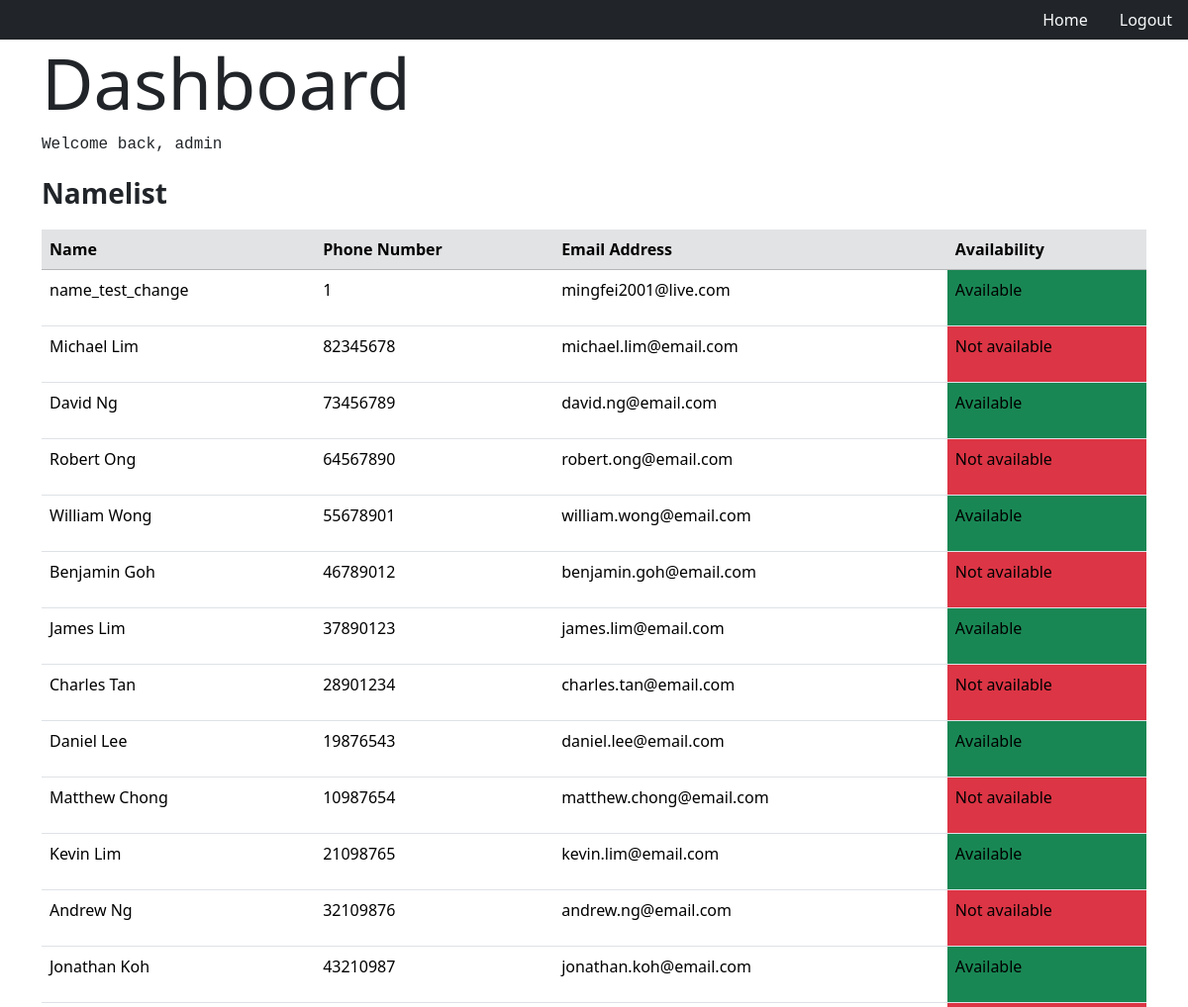
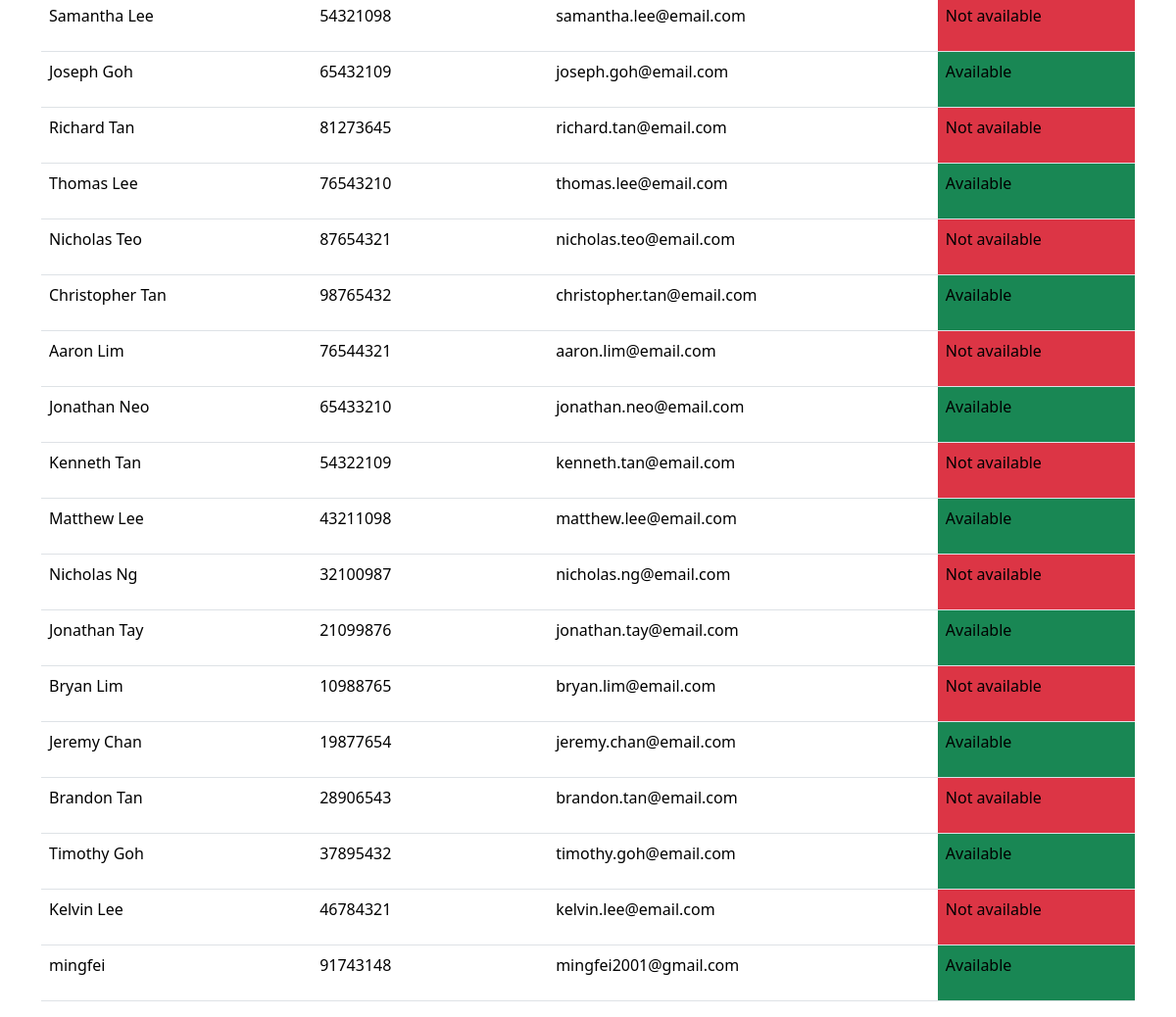
The app's page /dashboard (signed in) with its own data (2 pictures, top to bottom).
### app.py (models this page shows)
class Users(db.Model, UserMixin):
    id = db.Column(db.Integer, primary_key=True, unique=True)
    username = db.Column(db.String(255), unique=True, nullable=False)
    password = db.Column(db.String(80),nullable=False)
    is_admin = db.Column(db.Boolean, default=False)
    is_root = db.Column(db.Boolean, default=False)

class Employees(db.Model):
    id = db.Column(db.Integer, primary_key=True, unique=True)
    name = db.Column(db.String(255))
    sex=db.Column(db.String(6))
    nric = db.Column(db.String(255))
    dob = db.Column(db.Date)
    age = db.Column(db.Integer)
    phone_number = db.Column(db.Integer)
    email = db.Column(db.String(255))
    home_address = db.Column(db.String(255))
    exp = db.Column(db.Integer)
    grade = db.Column(db.Integer, default=1)
    avail = db.Column(db.Boolean, default=True)

### app.py (the view)
@app.route('/dashboard',methods=['GET','POST'])
@login_required
def dashboard():
    username = current_user.username
    namelist=Employees.query.all()
    return render_template('dashboard.html', namelist=namelist, username=username)

### app.py (called while the page is built)
@login_manager.user_loader
def load_user(user_id):
    return Users.query.get(int(user_id))

### templates/dashboard.html (shortened to what this page needs)
<!DOCTYPE html>
<html lang="en">
<head>
    <link href="https://cdn.jsdelivr.net/npm/bootstrap@5.3.1/dist/css/bootstrap.min.css"
            rel="stylesheet"
>
</head>
<body>
    <nav class="nav justify-content-end bg-dark navbar-dark navbar-extend-lg">
        <a href="{{url_for('home')}}" class="nav-link link-light">Home</a>
        <a href="{{url_for('logout')}}" class="nav-link link-light">Logout</a>
    </nav>
    <div class="container">
    <h1 class="display-2">Dashboard</h1>
    <p class="font-monospace">Welcome back, {{username}}</p>
    <p class="fs-3 fw-bolder">Namelist</p>
    <table class="table">
        <thead>
            <tr class="table-secondary">
                <th>Name</th>
                <th>Phone Number</th>
                <th>Email Address</th>
                <th>Availability</th>
            </tr>
        </thead>
        <tbody>
            {% for ppl in namelist %}
            <tr>
                <td>
                    {{ppl.name}}
                </td>
                <td>
                    {{ppl.phone_number}}
                </td>
                <td>
                    {{ppl.email}}
                </td>
                    {% if ppl.avail == True %}
                <td class="bg-success">
                    <p>Available</p>
                </td>
                    {% elif ppl.avail == False %}
                <td class="bg-danger">
                    <p>Not available</p>
                </td>
                    {% endif %}
            </tr>
            {% endfor %}
        </tbody>
    </table>
    </div>
</body>
</html>

### records on screen
Users: username "admin"
Employees: name "name_test_change", phone_number "1", email "mingfei2001@live.com", avail "Available"
Employees: name "Michael Lim", phone_number "82345678", email "michael.lim@email.com", avail "Not available"
Employees: name "David Ng", phone_number "73456789", email "david.ng@email.com", avail "Available"
Employees: name "Robert Ong", phone_number "64567890", email "robert.ong@email.com", avail "Not available"
Employees: name "William Wong", phone_number "55678901", email "william.wong@email.com", avail "Available"
Employees: name "Benjamin Goh", phone_number "46789012", email "benjamin.goh@email.com", avail "Not available"
Employees: name "James Lim", phone_number "37890123", email "james.lim@email.com", avail "Available"
Employees: name "Charles Tan", phone_number "28901234", email "charles.tan@email.com", avail "Not available"
Employees: name "Daniel Lee", phone_number "19876543", email "daniel.lee@email.com", avail "Available"
Employees: name "Matthew Chong", phone_number "10987654", email "matthew.chong@email.com", avail "Not available"
Employees: name "Kevin Lim", phone_number "21098765", email "kevin.lim@email.com", avail "Available"
Employees: name "Andrew Ng", phone_number "32109876", email "andrew.ng@email.com", avail "Not available"
Employees: name "Jonathan Koh", phone_number "43210987", email "jonathan.koh@email.com", avail "Available"
Employees: name "Samantha Lee", phone_number "54321098", email "samantha.lee@email.com", avail "Not available"
Employees: name "Joseph Goh", phone_number "65432109", email "joseph.goh@email.com", avail "Available"
Employees: name "Richard Tan", phone_number "81273645", email "richard.tan@email.com", avail "Not available"
Employees: name "Thomas Lee", phone_number "76543210", email "thomas.lee@email.com", avail "Available"
Employees: name "Nicholas Teo", phone_number "87654321", email "nicholas.teo@email.com", avail "Not available"
Employees: name "Christopher Tan", phone_number "98765432", email "christopher.tan@email.com", avail "Available"
Employees: name "Aaron Lim", phone_number "76544321", email "aaron.lim@email.com", avail "Not available"
Employees: name "Jonathan Neo", phone_number "65433210", email "jonathan.neo@email.com", avail "Available"
Employees: name "Kenneth Tan", phone_number "54322109", email "kenneth.tan@email.com", avail "Not available"
Employees: name "Matthew Lee", phone_number "43211098", email "matthew.lee@email.com", avail "Available"
Employees: name "Nicholas Ng", phone_number "32100987", email "nicholas.ng@email.com", avail "Not available"
Employees: name "Jonathan Tay", phone_number "21099876", email "jonathan.tay@email.com", avail "Available"
Employees: name "Bryan Lim", phone_number "10988765", email "bryan.lim@email.com", avail "Not available"
Employees: name "Jeremy Chan", phone_number "19877654", email "jeremy.chan@email.com", avail "Available"
Employees: name "Brandon Tan", phone_number "28906543", email "brandon.tan@email.com", avail "Not available"
Employees: name "Timothy Goh", phone_number "37895432", email "timothy.goh@email.com", avail "Available"
Employees: name "Kelvin Lee", phone_number "46784321", email "kelvin.lee@email.com", avail "Not available"
Employees: name "mingfei", phone_number "91743148", email "mingfei2001@gmail.com", avail "Available"
